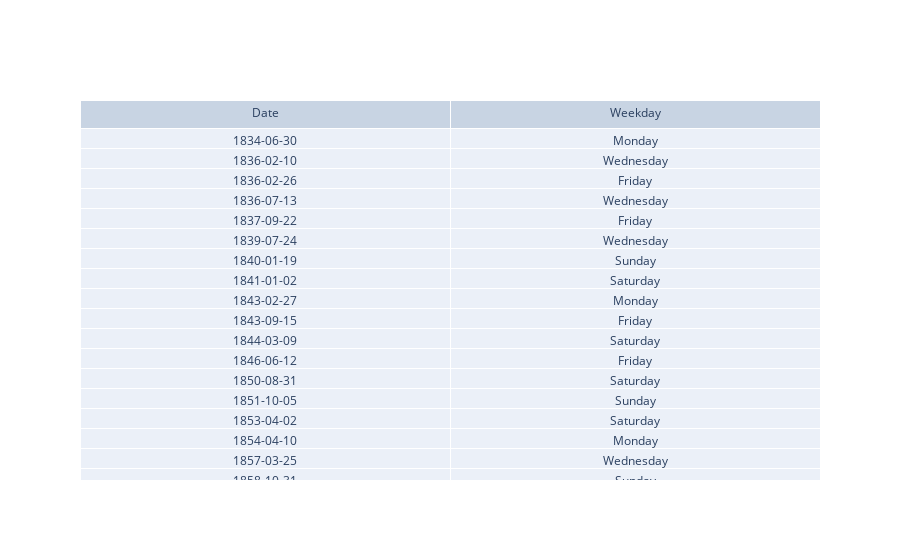

Source (notebook cell):
### Code cell
dates_fmt = [t.strftime('%Y-%m-%d') for t in dates]
weekdays = [t.day_name() for t in dates]
fig = go.Figure(data=[go.Table(header=dict(values=['Date', 'Weekday']),
                 cells=dict(values=[dates_fmt, weekdays]))
                     ])
fig.show()
plot(fig, filename='docs/styled_table.html', auto_open=False)

### Figure 1 — Plotly figure (JSON) as saved in the notebook; plotly's stock layout.template omitted (floating-point values rounded to 4 significant figures; data arrays with more than 128 entries replaced by an {"elided": "..."} marker saying what was removed)
{"data": [{"cells": {"values": {"elided": "2x135 str values"}}, "header": {"values": ["Date", "Weekday"]}, "type": "table"}], "layout": {}}
